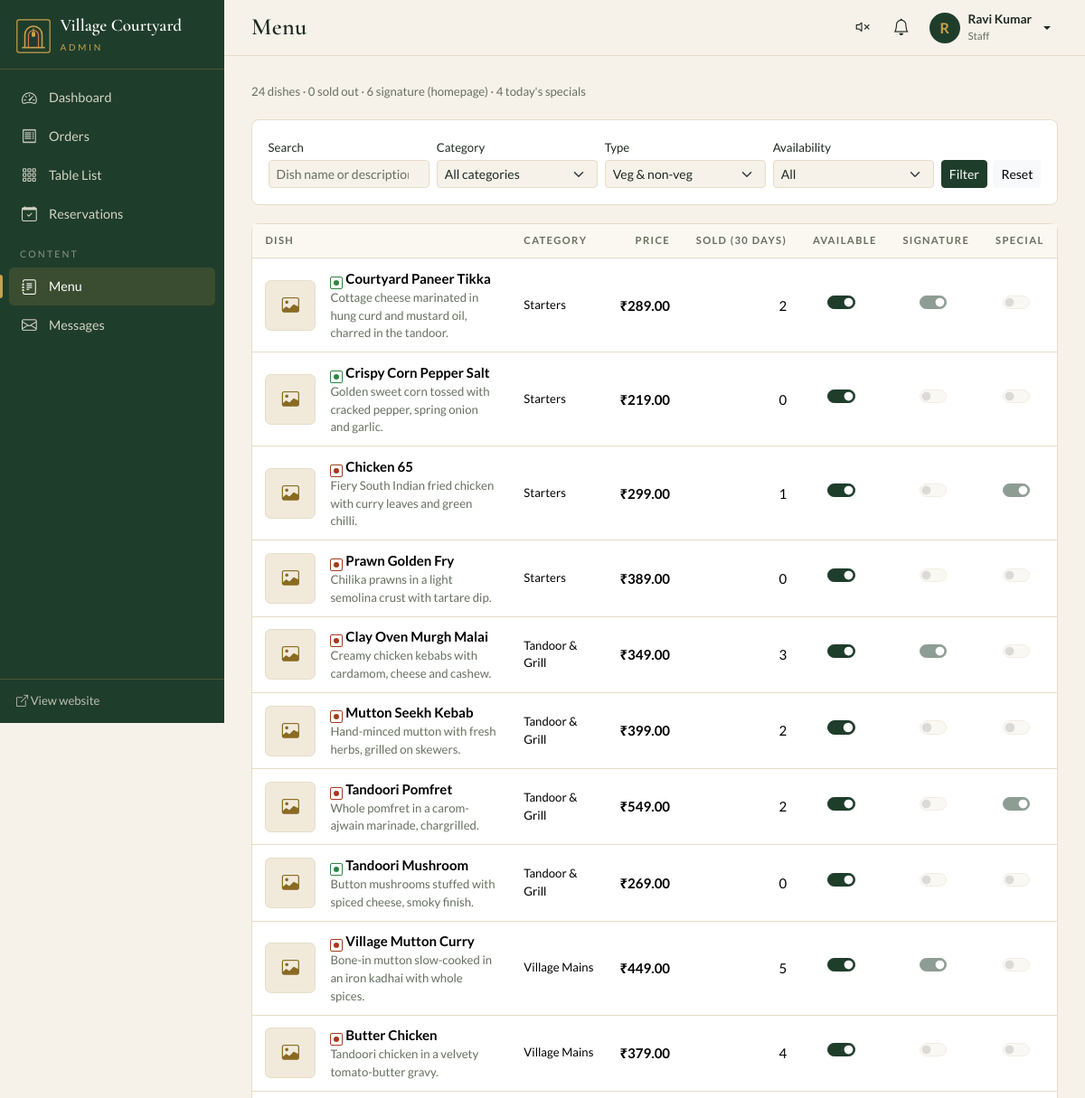
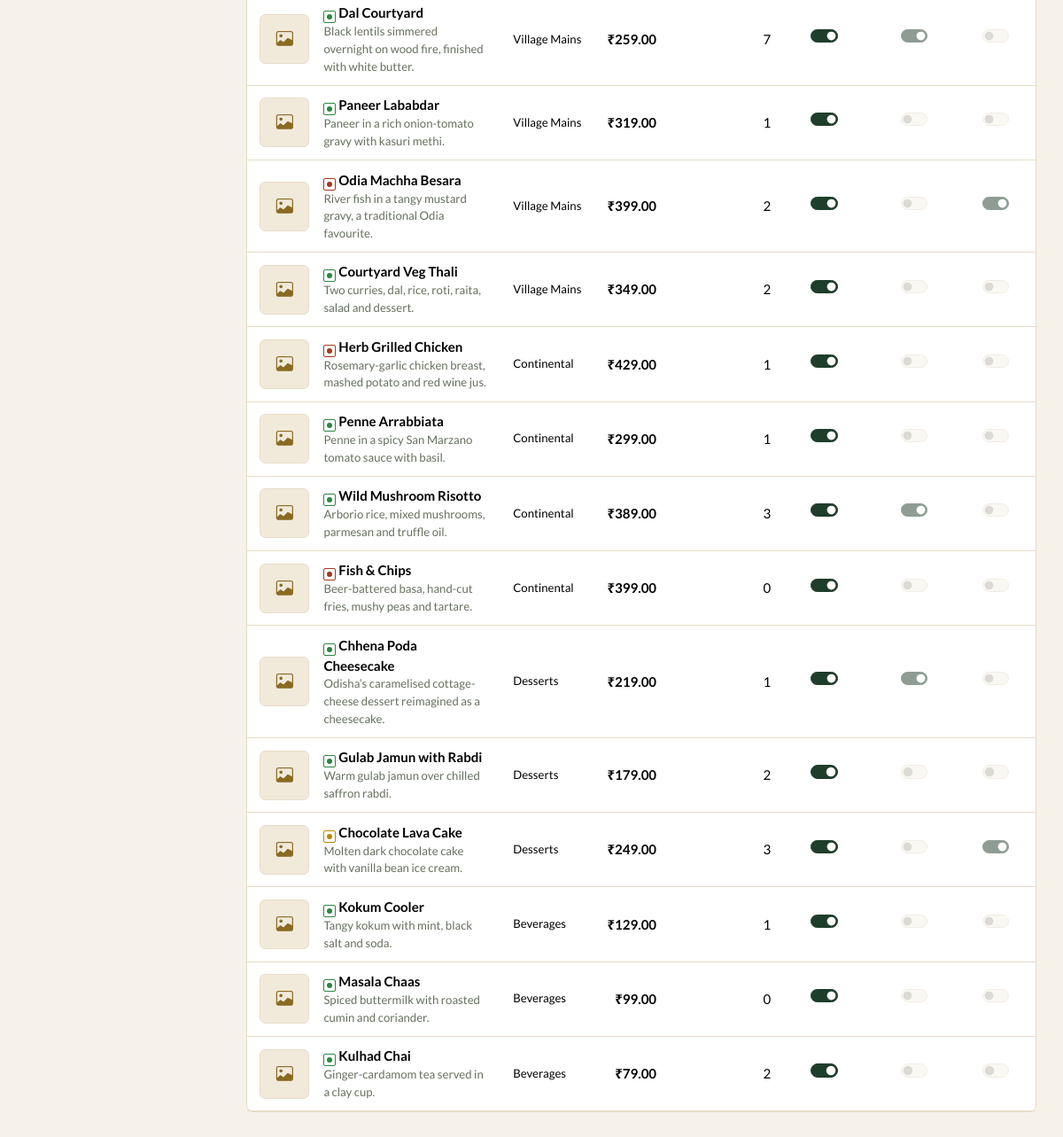
Screenshot of /backend/admin/menu-items.php (signed in) with the database file from the repository (2 pictures, top to bottom).
### tables this page shows
CREATE TABLE users (
  id                    INT UNSIGNED AUTO_INCREMENT PRIMARY KEY,
  role_id               TINYINT UNSIGNED NOT NULL,
  name                  VARCHAR(100) NOT NULL,
  email                 VARCHAR(150) NOT NULL UNIQUE,
  phone                 VARCHAR(20)  NULL,
  password_hash         VARCHAR(255) NOT NULL,
  avatar                VARCHAR(255) NULL,
  is_active             TINYINT(1) NOT NULL DEFAULT 1,
  force_password_change TINYINT(1) NOT NULL DEFAULT 0,
  last_login_at         DATETIME NULL,
  last_login_ip         VARCHAR(45) NULL,
  created_at            TIMESTAMP DEFAULT CURRENT_TIMESTAMP,
  updated_at            TIMESTAMP DEFAULT CURRENT_TIMESTAMP ON UPDATE CURRENT_TIMESTAMP,
  CONSTRAINT fk_users_role FOREIGN KEY (role_id) REFERENCES roles(id),
  INDEX idx_users_role (role_id)
);

CREATE TABLE roles (
  id          TINYINT UNSIGNED AUTO_INCREMENT PRIMARY KEY,
  slug        VARCHAR(40)  NOT NULL UNIQUE,           
  name        VARCHAR(80)  NOT NULL,
  description VARCHAR(255) NULL,
  created_at  TIMESTAMP DEFAULT CURRENT_TIMESTAMP
);

CREATE TABLE menu_items (
  id            INT UNSIGNED AUTO_INCREMENT PRIMARY KEY,
  category_id   SMALLINT UNSIGNED NOT NULL,
  name          VARCHAR(120) NOT NULL,
  slug          VARCHAR(140) NOT NULL UNIQUE,
  description   VARCHAR(500) NULL,
  price         DECIMAL(10,2) NOT NULL,
  image         VARCHAR(255) NULL,
  food_type     ENUM('veg','non_veg','egg') NOT NULL DEFAULT 'veg',
  spice_level   TINYINT UNSIGNED NOT NULL DEFAULT 0,    
  prep_minutes  SMALLINT UNSIGNED NOT NULL DEFAULT 20,
  is_available  TINYINT(1) NOT NULL DEFAULT 1,
  is_featured   TINYINT(1) NOT NULL DEFAULT 0,          
  is_special    TINYINT(1) NOT NULL DEFAULT 0,          
  sort_order    SMALLINT NOT NULL DEFAULT 0,
  created_at    TIMESTAMP DEFAULT CURRENT_TIMESTAMP,
  updated_at    TIMESTAMP DEFAULT CURRENT_TIMESTAMP ON UPDATE CURRENT_TIMESTAMP,
  CONSTRAINT fk_item_cat FOREIGN KEY (category_id) REFERENCES categories(id) ON DELETE RESTRICT,
  INDEX idx_item_cat (category_id, is_available),
  INDEX idx_item_featured (is_featured),
  FULLTEXT INDEX ft_item_search (name, description)
);

CREATE TABLE categories (
  id          SMALLINT UNSIGNED AUTO_INCREMENT PRIMARY KEY,
  name        VARCHAR(80)  NOT NULL,
  slug        VARCHAR(90)  NOT NULL UNIQUE,
  description VARCHAR(255) NULL,
  image       VARCHAR(255) NULL,
  is_active   TINYINT(1) NOT NULL DEFAULT 1,
  sort_order  SMALLINT NOT NULL DEFAULT 0,
  created_at  TIMESTAMP DEFAULT CURRENT_TIMESTAMP
);

### backend/admin/menu-items.php (the view, shortened to what the rows shown need)
<?php
require __DIR__ . '/../includes/bootstrap.php';
require __DIR__ . '/includes/admin.php';
require __DIR__ . '/includes/forms.php';
require_permission('menu.view');
$canManage = can('menu.manage');
$cat   = (int) ($_GET['category'] ?? 0);
$type  = (string) ($_GET['type'] ?? '');
$avail = $_GET['available'] ?? '';
$q     = clean_text($_GET['q'] ?? '', 60);
$where = ['1=1'];
$params = [];
$items = db_all(
    'SELECT m.*, c.name AS category_name,
            (SELECT COALESCE(SUM(oi.quantity), 0) FROM order_items oi JOIN orders o ON o.id = oi.order_id
              WHERE oi.menu_item_id = m.id AND o.status <> \'cancelled\' AND o.created_at > NOW() - INTERVAL 30 DAY) AS sold_30d
       FROM menu_items m JOIN categories c ON c.id = m.category_id
      WHERE ' . implode(' AND ', $where) . '
      ORDER BY c.sort_order, m.sort_order, m.name',
    $params
);
$sortable = $canManage && $cat && $q === '' && $type === '' && $avail === '';
admin_header('Menu', 'menu-items.php');
?>
<section class="panel">
  <?php if (!$items): ?>
    <div class="empty-state"><i class="bi bi-journal-x"></i>No dishes match. <?php if ($canManage): ?><a href="menu-item-edit.php">Add a dish</a>.<?php endif; ?></div>
  <?php else: ?>
  <div class="table-responsive">
    <table class="table align-middle">
      <thead><tr>
        <th>Dish</th><th>Category</th><th class="text-end">Price</th><th class="text-end">Sold (30 days)</th>
        <th class="text-center">Available</th><th class="text-center">Signature</th><th class="text-center">Special</th>
      </tr></thead>
      <tbody<?= $sortable ? ' data-sortable="menu_items"' : '' ?>>
      <?php foreach ($items as $m): ?>
        <tr data-row data-id="<?= (int) $m['id'] ?>" class="<?= (int) $m['is_available'] ? '' : 'row-off' ?>">
          <td>
            <div class="d-flex align-items-center gap-3">
              <?= admin_thumb($m['image'], 'thumb', $m['name']) ?>
              <div class="min-w-0">
                <span class="food-mark food-<?= e($m['food_type']) ?>" title="<?= e(['veg' => 'Veg', 'non_veg' => 'Non-veg', 'egg' => 'Contains egg'][$m['food_type']]) ?>"></span>
                <?php if ($canManage): ?><a class="fw-bold" href="menu-item-edit.php?id=<?= (int) $m['id'] ?>"><?= e($m['name']) ?></a><?php else: ?><b><?= e($m['name']) ?></b><?php endif; ?>
                <small class="d-block text-muted dish-desc"><?= e($m['description']) ?></small>
              </div>
            </div>
          </td>
          <td class="small"><?= e($m['category_name']) ?></td>
          <td class="text-end tabular fw-bold"><?= money($m['price']) ?></td>
          <td class="text-end tabular"><?= (int) $m['sold_30d'] ?></td>
          <td class="text-center"><?= row_toggle('menu_items', (int) $m['id'], 'is_available', (bool) $m['is_available'], 'Available to order') ?></td>
          <td class="text-center"><?= row_toggle('menu_items', (int) $m['id'], 'is_featured', (bool) $m['is_featured'], 'Show as a signature dish on the homepage', $canManage) ?></td>
          <td class="text-center"><?= row_toggle('menu_items', (int) $m['id'], 'is_special', (bool) $m['is_special'], "Show in today's specials", $canManage) ?></td>
        </tr>
      <?php endforeach; ?>
      </tbody>
    </table>
  </div>
  <?php endif; ?>
</section>
<?php admin_footer(['vendor/sortable/Sortable.min.js', 'js/crud.js']);

### backend/admin/includes/admin.php (shortened to what the rows shown need)
<?php
function admin_asset(string $path): string
{
    $file = __DIR__ . '/../assets/' . ltrim($path, '/');
    $ver  = is_file($file) ? filemtime($file) : 1;
    return admin_url('assets/' . ltrim($path, '/')) . '?v=' . $ver;
}
function latest_visible_order_id(): int
{
    return (int) db_value('SELECT COALESCE(MAX(o.id), 0) FROM orders o WHERE ' . ORDER_VISIBLE_SQL);
}
function admin_header(string $title, string $activeUrl = '', array $options = []): void
{
    $user     = current_user();
    $siteName = (string) setting('site_name', APP_NAME);
    $menu     = $user ? admin_menu() : [];
    $bare     = !empty($options['bare']);
    $canPoll  = $user && !$bare && !(int) $user['force_password_change'] && can('orders.view');
    ?>
<!doctype html>
<html lang="en">
<head>
  <link rel="stylesheet" href="<?= e(admin_asset('vendor/bootstrap/bootstrap.min.css')) ?>">
  <link rel="stylesheet" href="<?= e(admin_asset('vendor/bootstrap-icons/bootstrap-icons.min.css')) ?>">
  <link rel="stylesheet" href="<?= e(admin_asset('css/admin.css')) ?>">
</head>
<body class="<?= $bare ? 'admin-bare' : 'admin' ?>"
      data-base="<?= e(admin_url('')) ?>"
      <?php if ($canPoll): ?>data-poll="1" data-last-order="<?= latest_visible_order_id() ?>"<?php endif; ?>>
<?php if ($bare): ?>
<main class="bare-main">
<?php else: ?>
<div class="admin-shell">
  <aside class="sidebar offcanvas-lg offcanvas-start" tabindex="-1" id="sidebar" aria-label="Admin navigation">
    <div class="sidebar-brand">
      <a href="<?= e(admin_url('index.php')) ?>" class="brand-link">
        <?= admin_logo_svg() ?>
        <span><b><?= e($siteName) ?></b><small>Admin</small></span>
      </a>
    </div>
    <nav class="sidebar-nav">
      <?php foreach ($menu as $item): ?>
        <?php if (isset($item['heading'])): ?>
          <div class="nav-heading"><?= e($item['heading']) ?></div>
        <?php else:
            $exists = is_file(__DIR__ . '/../' . $item['url']);
            $active = $item['url'] === $activeUrl; ?>
          <?php if ($exists): ?>
            <a class="nav-item<?= $active ? ' active' : '' ?>" href="<?= e(admin_url($item['url'])) ?>"<?= $active ? ' aria-current="page"' : '' ?>>
              <i class="bi <?= e($item['icon']) ?>" aria-hidden="true"></i><span><?= e($item['label']) ?></span>
            </a>
          <?php else: ?>
            <span class="nav-item disabled" title="Built in the next stage">
              <i class="bi <?= e($item['icon']) ?>" aria-hidden="true"></i><span><?= e($item['label']) ?></span><span class="nav-soon">Soon</span>
            </span>
          <?php endif; ?>
        <?php endif; ?>
      <?php endforeach; ?>
    </nav>
    <div class="sidebar-foot">
      <a href="<?= e(FRONTEND_URL ?: '/') ?>" target="_blank" rel="noopener"><i class="bi bi-box-arrow-up-right"></i> View website</a>
    </div>
  </aside>
  <div class="admin-main">
    <header class="topbar">
      <h1 class="page-title"><?= e($title) ?></h1>
      <div class="topbar-actions">
        <?php if ($canPoll): ?>
          <button class="btn btn-icon" type="button" id="soundToggle" aria-pressed="false" title="New-order sound is off. Click to turn on.">
            <i class="bi bi-volume-mute"></i><span class="visually-hidden">Toggle new-order sound</span>
          </button>
          <a class="btn btn-icon position-relative" href="<?= e(admin_url('orders.php?seen=0')) ?>" title="New orders">
            <i class="bi bi-bell"></i><span class="bell-dot" id="bellCount" hidden></span><span class="visually-hidden">New orders</span>
          </a>
        <?php endif; ?>
        <div class="dropdown">
          <button class="btn user-btn dropdown-toggle" type="button" data-bs-toggle="dropdown" aria-expanded="false">
            <span class="avatar"><?= e(mb_strtoupper(mb_substr($user['name'] ?? '?', 0, 1))) ?></span>
            <span class="d-none d-sm-inline user-meta"><b><?= e($user['name'] ?? '') ?></b><small><?= e($user['role_name'] ?? '') ?></small></span>
          </button>
        </div>
      </div>
    </header>
    <main id="main" class="content">
<?php endif; ?>
    <?php
}
function admin_footer(array $scripts = []): void
{
    $bare = !empty($GLOBALS['__admin_bare']);
    ?>
<?php if (!$bare): ?>
    </main>
  </div>
</div>
<?php else: ?>
</main>
<?php endif; ?>
</body>
</html>
    <?php
}
function admin_logo_svg(int $size = 38): string
{
    return '<svg class="brand-mark" width="' . $size . '" height="' . $size . '" viewBox="0 0 48 48" aria-hidden="true">'
        . '<rect x="1" y="1" width="46" height="46" rx="3" fill="none" stroke="#C9A24D" stroke-width="1.5"/>'
        . '<path d="M12 40V22a12 12 0 0 1 24 0v18" fill="none" stroke="#C9A24D" stroke-width="2"/>'
        . '<path d="M17 40V23a7 7 0 0 1 14 0v17" fill="none" stroke="#D9774A" stroke-width="1.6"/>'
        . '<path d="M24 13v5" stroke="#C9A24D" stroke-width="1.4"/><rect x="21.5" y="18" width="5" height="7" rx="1.5" fill="#C9A24D"/>'
        . '<path d="M8 40h32" stroke="#C9A24D" stroke-width="2"/></svg>';
}

### backend/admin/includes/forms.php (shortened to what the rows shown need)
<?php
function admin_thumb(?string $path, string $class = 'thumb', string $alt = ''): string
{
    return '<span class="' . e($class) . ' thumb-empty" role="img" aria-label="' . e($alt ? "$alt: no image" : 'No image') . '"><i class="bi bi-image"></i></span>';
}
function row_toggle(string $resource, int $id, string $field, bool $on, string $label, bool $enabled = true): string
{
    return '<div class="form-check form-switch mb-0 d-inline-block" title="' . e($label) . '">'
        . '<input class="form-check-input js-toggle" type="checkbox" role="switch" aria-label="' . e($label) . '"'
        . ' data-resource="' . e($resource) . '" data-id="' . $id . '" data-field="' . e($field) . '"' . ($on ? ' checked' : '') . ($enabled ? '' : ' disabled') . '></div>';
}

### rows the page displays
users: name "R", name "Ravi Kumar", role.name "Staff"
menu_items: name "Courtyard Paneer Tikka", description "Cottage cheese marinated in hung curd and mustard oil, charred in the tandoor.", category.name "Starters", price "₹289.00", sold_30d "2"
roles: id "☑ ☐", id "☐ ☐", id "☐ ☑"
menu_items: name "Crispy Corn Pepper Salt", description "Golden sweet corn tossed with cracked pepper, spring onion and garlic.", category.name "Starters", price "₹219.00", sold_30d "0"
menu_items: name "Chicken 65", description "Fiery South Indian fried chicken with curry leaves and green chilli.", category.name "Starters", price "₹299.00", sold_30d "1"
menu_items: name "Prawn Golden Fry", description "Chilika prawns in a light semolina crust with tartare dip.", category.name "Starters", price "₹389.00", sold_30d "0"
menu_items: name "Clay Oven Murgh Malai", description "Creamy chicken kebabs with cardamom, cheese and cashew.", category.name "Tandoor & Grill", price "₹349.00", sold_30d "3"
menu_items: name "Mutton Seekh Kebab", description "Hand-minced mutton with fresh herbs, grilled on skewers.", category.name "Tandoor & Grill", price "₹399.00", sold_30d "2"
menu_items: name "Tandoori Pomfret", description "Whole pomfret in a carom-ajwain marinade, chargrilled.", category.name "Tandoor & Grill", price "₹549.00", sold_30d "2"
menu_items: name "Tandoori Mushroom", description "Button mushrooms stuffed with spiced cheese, smoky finish.", category.name "Tandoor & Grill", price "₹269.00", sold_30d "0"
menu_items: name "Village Mutton Curry", description "Bone-in mutton slow-cooked in an iron kadhai with whole spices.", category.name "Village Mains", price "₹449.00", sold_30d "5"
menu_items: name "Butter Chicken", description "Tandoori chicken in a velvety tomato-butter gravy.", category.name "Village Mains", price "₹379.00", sold_30d "4"
menu_items: name "Dal Courtyard", description "Black lentils simmered overnight on wood fire, finished with white butter.", category.name "Village Mains", price "₹259.00", sold_30d "7"
menu_items: name "Paneer Lababdar", description "Paneer in a rich onion-tomato gravy with kasuri methi.", category.name "Village Mains", price "₹319.00", sold_30d "1"
menu_items: name "Odia Machha Besara", description "River fish in a tangy mustard gravy, a traditional Odia favourite.", category.name "Village Mains", price "₹399.00", sold_30d "2"
menu_items: name "Courtyard Veg Thali", description "Two curries, dal, rice, roti, raita, salad and dessert.", category.name "Village Mains", price "₹349.00", sold_30d "2"
menu_items: name "Herb Grilled Chicken", description "Rosemary-garlic chicken breast, mashed potato and red wine jus.", category.name "Continental", price "₹429.00", sold_30d "1"
menu_items: name "Penne Arrabbiata", description "Penne in a spicy San Marzano tomato sauce with basil.", category.name "Continental", price "₹299.00", sold_30d "1"
menu_items: name "Wild Mushroom Risotto", description "Arborio rice, mixed mushrooms, parmesan and truffle oil.", category.name "Continental", price "₹389.00", sold_30d "3"
menu_items: name "Fish & Chips", description "Beer-battered basa, hand-cut fries, mushy peas and tartare.", category.name "Continental", price "₹399.00", sold_30d "0"
menu_items: name "Chhena Poda Cheesecake", description "Odisha’s caramelised cottage-cheese dessert reimagined as a cheesecake.", category.name "Desserts", price "₹219.00", sold_30d "1"
menu_items: name "Gulab Jamun with Rabdi", description "Warm gulab jamun over chilled saffron rabdi.", category.name "Desserts", price "₹179.00", sold_30d "2"
menu_items: name "Chocolate Lava Cake", description "Molten dark chocolate cake with vanilla bean ice cream.", category.name "Desserts", price "₹249.00", sold_30d "3"
menu_items: name "Kokum Cooler", description "Tangy kokum with mint, black salt and soda.", category.name "Beverages", price "₹129.00", sold_30d "1"
menu_items: name "Masala Chaas", description "Spiced buttermilk with roasted cumin and coriander.", category.name "Beverages", price "₹99.00", sold_30d "0"
menu_items: name "Kulhad Chai", description "Ginger-cardamom tea served in a clay cup.", category.name "Beverages", price "₹79.00", sold_30d "2"

### other values shown
$siteName "Village Courtyard"
$item['label'] "Dashboard"
$item['label'] "Orders"
$item['label'] "Table List"
$item['label'] "Reservations"
$item['heading'] "CONTENT"
$item['label'] "Menu"
$item['label'] "Messages"
$title "Menu"
$counts['total'] "24"
$counts['off'] "0"
$counts['featured'] "6"
$counts['special'] "4"
form field type "Veg & non-veg"
form field available "All"
